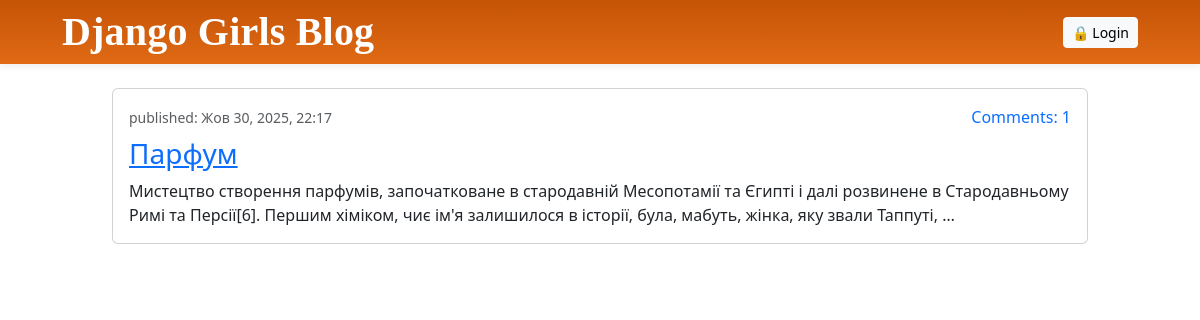
The page / on the database its author committed.
### myblog/models.py (models this page shows, shortened)
class Post(models.Model):
    author = models.ForeignKey(User, on_delete=models.CASCADE)
    title = models.CharField(max_length=200)
    text = models.TextField()
    created_date = models.DateTimeField(default=timezone.now)
    published_date = models.DateTimeField(blank=True, null=True)

### myblog/views.py (the view)
# urls.py: path('', views.post_list, name='post_list'),
def post_list(request):
    posts = Post.objects.filter(published_date__isnull=False).order_by('-published_date')
    return render(request, 'myblog/student_posts.html', {'posts': posts})

### myblog/templates/myblog/student_posts.html
{% extends 'myblog/student_base.html' %}
{% block content %}
  {% for post in posts %}
    <article class="card mb-3">
      <div class="card-body">
        <div class="d-flex justify-content-between">
          <small class="text-muted">
            published: {{ post.published_date|date:"M d, Y, H:i" }}
          </small>
          <a class="text-decoration-none" href="{% url 'post_detail' pk=post.pk %}">
            Comments: {{ post.comments.count }}
          </a>
        </div>
        <h3 class="mt-2">
          <a class="post-title" href="{% url 'post_detail' pk=post.pk %}">{{ post.title }}</a>
        </h3>
        <p class="mb-0">{{ post.text|truncatechars:220 }}</p>
      </div>
    </article>
  {% empty %}
    <p>Поки що немає публікацій.</p>
  {% endfor %}
{% endblock %}

### myblog/static/css/student_style.css (style rules this page uses)
:root { --brand:#c55406; --brand-2:#e06a15; --text:#1f2937; --muted:#6b7280; --bg:#f7fafc; --card:#ffffff; --stroke:#e5e7eb; --ok:#10b981; --warn:#f59e0b; --danger:#ef4444; --link:#2563eb; }
* { box-sizing:border-box }
html,body { height:100% }
body { margin:0; background:var(--bg); color:var(--text); font:16px/1.55 "Inter",-apple-system,BlinkMacSystemFont,"Segoe UI",Roboto,"Helvetica Neue",Arial,"Noto Sans","Apple Color Emoji","Segoe UI Emoji","Segoe UI Symbol",sans-serif; }
a { color:var(--link) }
.d-flex { display:flex; gap:.5rem; align-items:center }
.mt-2 { margin-top:.5rem }
.mb-0 { margin-bottom:0 }
.mb-3 { margin-bottom:.75rem }

### rows shown on the page
Post: published_date "Жов 30, 2025, 22:17", comments.count "1", title "Парфум", text "Мистецтво створення парфумів, започатковане в стародавній Месопотамії та Єгипті і далі розвинене в Стародавньому Римі та Персії[6]. Першим хіміком, чиє ім'я залишилося в історії, була, мабуть, жінка, яку звали Таппуті, …"
